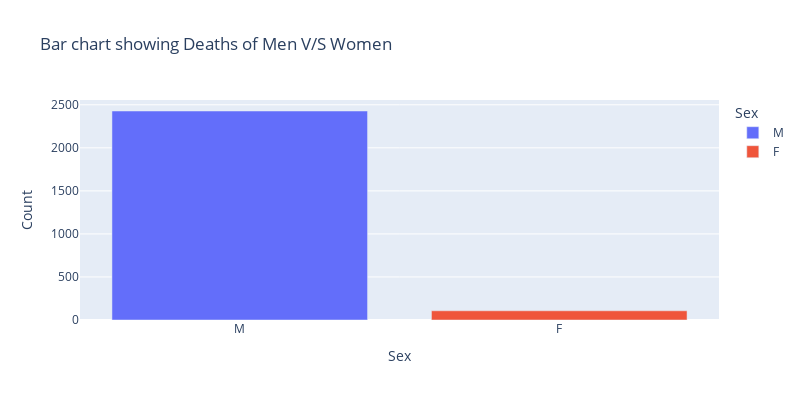

The cell this chart's notebook holds for it:
### Code cell
male_female_bar = px.bar(male_female, male_female.index, male_female.values, color=male_female.index, title='Bar chart showing Deaths of Men V/S Women', labels={'index':'Sex', 'y':'Count'}, height=400, width=800)
male_female_bar.show()

### Figure 1 — Plotly figure (JSON) as saved in the notebook; plotly's stock layout.template omitted (floating-point values rounded to 4 significant figures)
{"data": [{"alignmentgroup": "True", "hovertemplate": "Sex=%{x}<br>Count=%{y}<extra></extra>", "legendgroup": "M", "marker": {"color": "#636efa", "pattern": {"shape": ""}}, "name": "M", "offsetgroup": "M", "orientation": "v", "showlegend": true, "textposition": "auto", "type": "bar", "x": ["M"], "xaxis": "x", "y": [2428], "yaxis": "y"}, {"alignmentgroup": "True", "hovertemplate": "Sex=%{x}<br>Count=%{y}<extra></extra>", "legendgroup": "F", "marker": {"color": "#EF553B", "pattern": {"shape": ""}}, "name": "F", "offsetgroup": "F", "orientation": "v", "showlegend": true, "textposition": "auto", "type": "bar", "x": ["F"], "xaxis": "x", "y": [107], "yaxis": "y"}], "layout": {"barmode": "relative", "height": 400, "legend": {"title": {"text": "Sex"}, "tracegroupgap": 0}, "title": {"text": "Bar chart showing Deaths of Men V/S Women"}, "width": 800, "xaxis": {"anchor": "y", "categoryarray": ["M", "F"], "categoryorder": "array", "domain": [0, 1], "title": {"text": "Sex"}}, "yaxis": {"anchor": "x", "domain": [0, 1], "title": {"text": "Count"}}}}
